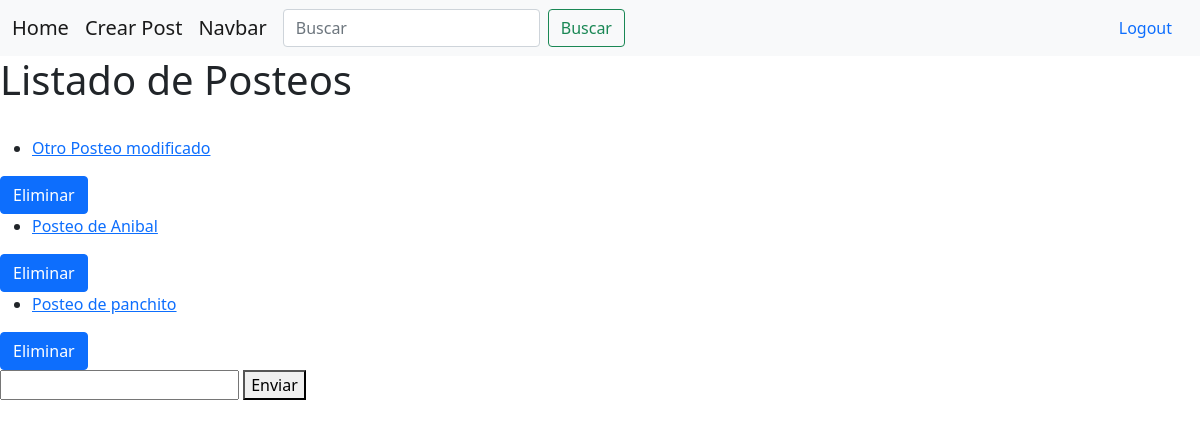
Page /posteos/ (signed in) on the committed database.
### blog/models.py (models this page shows, shortened)
class Post(models.Model):
    TZ = [
        ("EU", "EUROPE"),
        ("AS", "ASIA"),
        ("US", "UNITED STATES"),
    ]
    title = models.CharField(max_length=100, verbose_name='Titulo del Posteo')
    content = models.TextField(verbose_name='Contenido del Posteo', max_length=256, blank=True, null=True)
    author = models.ForeignKey(User, on_delete=models.CASCADE, verbose_name='Author del Posteo')
    created_at = models.DateTimeField(auto_now_add=True, verbose_name='Fecha de Creacion del Post')
    tzone = models.CharField(choices=TZ, verbose_name='Zona Horaria', max_length=10)

### blog/views.py (the view)
# urls.py: path('posteos/', PostListView.as_view(), name='posteos'),
class PostListView(LoginRequiredMixin, ListView):
    model = Post
    template_name = 'blog/posteos.html'
    context_object_name = 'context'
    def get_queryset(self):
        queryset = super().get_queryset()
        filtro = self.request.GET.get('filtro')
        if filtro:
            queryset = queryset.filter(title__contains=filtro)
        return queryset

### blog/views.py (called while the page is built)
    @method_decorator(login_required)
    def dispatch(self, request, *args, **kwargs):
        print(request.user.is_authenticated)
        return super().dispatch(request,*args,**kwargs)

### blog/templates/blog/posteos.html (shortened to what this page needs)
{% extends 'blog/base_layout.html' %}
{% block content %}
<div>
    <h1>Listado de Posteos</h1>
    <br>
    <div>
        {% for post in context %}
            <ul>
                <li>
                    <p><a href="{% url 'modificar_posteo' post.id %}">{{post.title}}</a></p>
                </li>
            </ul>
            <form action="{% url 'eliminar_posteo' post.id %}" method='POST'>
                <button class="btn btn-primary" type="submit">Eliminar</button>
            </form>
        {% endfor %}
    </div>
</div>
<form action="" method='GET'>
    <input type="text" name='segundo_filtro'>
    <button type="submit">Enviar</button>
</form>
{% endblock  %}

### rows in the picture
Post: title "Otro Posteo modificado"
Post: title "Posteo de Anibal"
Post: title "Posteo de panchito"
